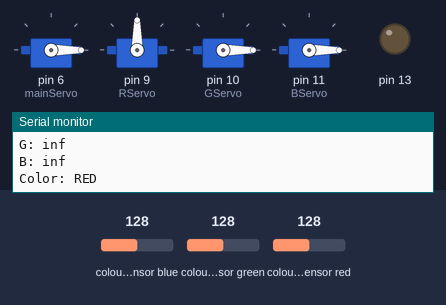
A sketch run on a simulated Arduino Uno, built with avr-gcc and run on an emulated ATmega328P. Shown: 4 × servo, output pins drawn as LEDs (lit = HIGH), the last lines printed to the serial monitor. Inputs (shaded band) come from the test bench; at power-on: colour sensor blue 128, colour sensor red 128, colour sensor green 128.

Above: at 5.6 s.
5.7 s: colour sensor blue set to 66
12.3 s: colour sensor blue set to 59
At 13.35 s:
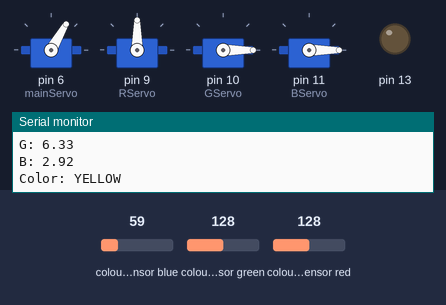
20.0 s: colour sensor red set to 121
23.9 s: colour sensor red set to 116
At 26.56 s:
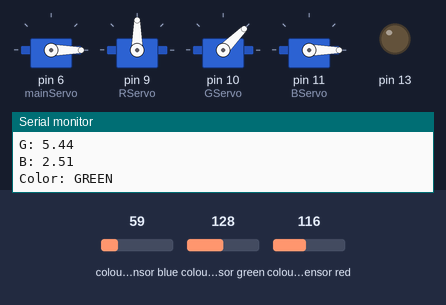
30.9 s: colour sensor blue set to 191
At 31.97 s:
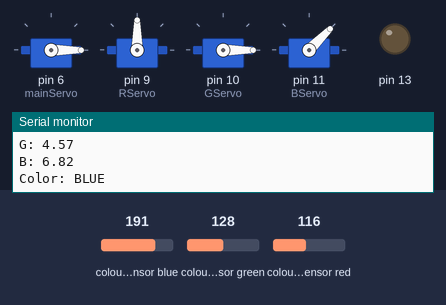
36.3 s: colour sensor blue set to 5
At 38.7 s:
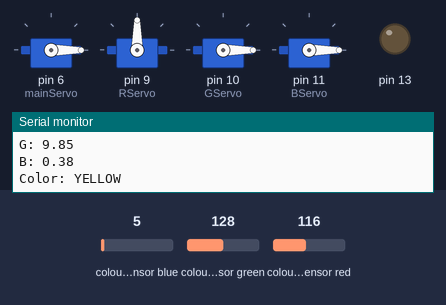
Timing chart, 0 to 42.1 s (numbered marks = the images above; inputs shaded):
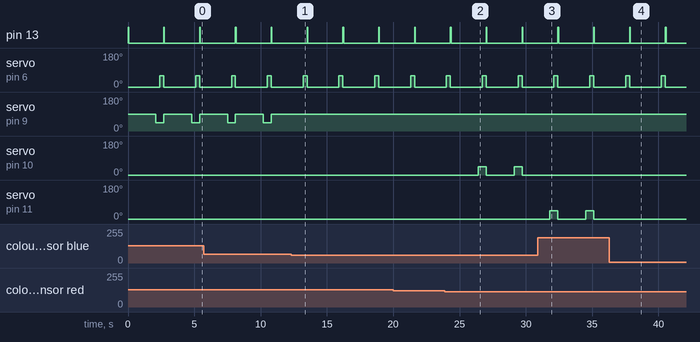

The sketch:

BYUMech_Color_Sorter.ino
```cpp
#define PRINT_SERIAL
#include <Wire.h>
#include <Servo.h>
#include "Adafruit_TCS34725.h"

Servo mainServo, RServo, GServo, BServo;
Adafruit_TCS34725 tcs = Adafruit_TCS34725(TCS34725_INTEGRATIONTIME_600MS, TCS34725_GAIN_1X);
enum Color {RED, GREEN, BLUE, YELLOW};
uint16_t r, g, b, c;

void setup(void) {
  Serial.begin(9600);
  if (!tcs.begin()) {
    Serial.println("TCS34725 not found, check connections");
    Serial.println("SDA -> A4, SCL -> A5, GND -> GND, VIN -> 5V");
    Serial.println("Also make sure the connections on the TCS34725 are strong...");
    while (!tcs.begin());
  }
  Serial.println("Found sensor");

  //attach servos and set initial positions
  mainServo.attach(6);
  mainServo.write(0);
  RServo.attach(9);
  RServo.write(90);
  GServo.attach(10);
  GServo.write(0);
  BServo.attach(11);
  BServo.write(0);
  pinMode(13, OUTPUT);
}

//main
void loop(void) {
  pingDispenser();
  tcs.getRawData(&r, &g, &b, &c);
  Color color = colorMath(r,g,b);
  dropBall(color);
}

void pingDispenser() {
  digitalWrite(13, HIGH);
  delay(50);                //door open for 50ms
  digitalWrite(13, LOW);
  delay(2000);              //change this delay to wait for the ball to enter box
}

//receive RGB data from color sensor and do some maths to determine which of the four colors we have
Color colorMath(uint16_t red, uint16_t green, uint16_t blue) {
  Color color;

  //normalize the color values
  double tot = sqrt((double)(red*red + green*green + blue*blue));
  double r = red/tot;
  double g = green/tot;
  double b = blue/tot;

  //based on weights of values, choose the most likely color (as per the data gathered on the whiteboard)
  if (b > r && b > g) color = BLUE;
  else if (r / b > 2 && g / b > 2) color = YELLOW;
  else if (r > b && r > g) color = RED;
  else if (g > r && g > b) color = GREEN;
  else color = RED; //default :(
#ifdef PRINT_SERIAL
  //print data to console for debugging
  Serial.print("R: ");
  Serial.println(r);
  Serial.print("G: ");
  Serial.println(g);
  Serial.print("B: ");
  Serial.println(b);
  Serial.print("Color: ");
  if (color == RED) Serial.println("RED");
  else if (color == GREEN) Serial.println("GREEN");
  else if (color == BLUE) Serial.println("BLUE");
  else if (color == YELLOW) Serial.println("YELLOW");
#endif
  return color;
}

//receive color of ball as argument and open the corresponding door
void dropBall(Color color) {
  //open colored door
  if (color == RED) RServo.write(45);
  else if (color == GREEN) GServo.write(45);
  else if (color == BLUE) BServo.write(45);
  delay(300);

  //wait, then open the main door
  mainServo.write(60);
  delay(300);

  //wait, then close all doors
  if (color == RED) RServo.write(90);
  else if (color == GREEN) GServo.write(0);
  else if (color == BLUE) BServo.write(0);
  mainServo.write(0);
}
```

Measured:
- the behaviour switches between 64 and 63 on colour sensor blue (found by bisection; images 0 and 1)
- the behaviour switches between 119 and 118 on colour sensor red (found by bisection; images 1 and 2)
- after the input at 12.3 s, servo on pin 9 (RServo): stops changing and stays 90°
- after the input at 23.9 s, servo on pin 10 (GServo): alternates 45° for 0.60 s and 0° for 2.1 s, starting after 2.5 s
- after the input at 30.9 s, servo on pin 10 (GServo): stops changing and stays 0°; servo on pin 11 (BServo): alternates 45° for 0.60 s and 0° for 2.1 s, starting after 0.92 s
- after the input at 36.3 s, servo on pin 11 (BServo): stops changing and stays 0°
- by itself, pin 13: alternates HIGH for 0.05 s and LOW for 2.7 s
- by itself, servo on pin 6 (mainServo): alternates 60° for 0.30 s and 0° for 2.4 s
